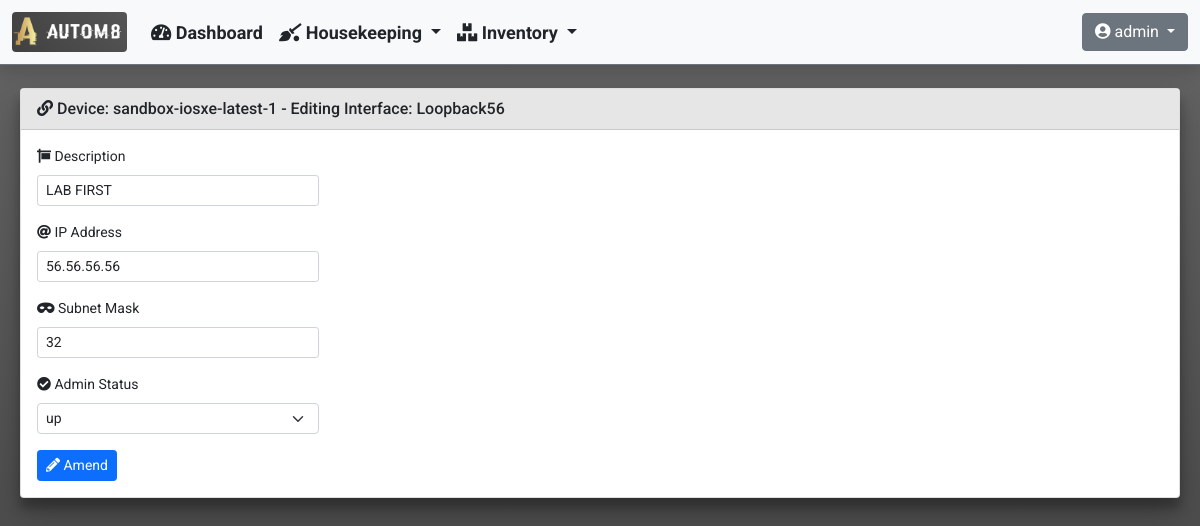
Screenshot of /inventory/device_interface_edit/Loopback56/ (signed in) with the database file from the repository.
### inventory/models.py (models this page shows)
class DeviceInterfaces(models.Model):
    device_id = models.ForeignKey(Device, null=True, on_delete=models.CASCADE)
    name = models.CharField(blank=True, null=True, max_length=255)
    interface_type = models.CharField(blank=True, null=True, max_length=255)
    description = models.CharField(blank=True, null=True, max_length=255)
    ipv4_address = models.GenericIPAddressField(
        blank=True, null=True, max_length=12)
    ipv4_subnet_mask = models.CharField(blank=True, null=True, max_length=12)
    admin_status = models.CharField(blank=True, null=True, max_length=255)
    oper_status = models.CharField(blank=True, null=True, max_length=255)
    phys_address = models.CharField(blank=True, null=True, max_length=255)

### inventory/views.py (the view, shortened to what this page needs)
def device_interface_edit(request, interface_name):
    interface = DeviceInterfaces.objects.get(name=interface_name)
    context = {
        'title': 'Device - Edit Interface',
        'card_header': f'Device: {interface.device_id.hostname} - Editing Interface: {interface.name}'
    }
    if request.method == 'GET':
        form = InterfaceEditForm(instance=interface)
        context['form'] = form
        return render(request, 'inventory/device_interface_edit.html', context)
    return render(request, 'inventory/device_interface_edit.html', context)

### inventory/forms.py
class InterfaceEditForm(forms.ModelForm):
    class Meta:
        model = DeviceInterfaces
        fields = (
            'description',
            'ipv4_address',
            'ipv4_subnet_mask',
            'admin_status'
        )
        labels = {
            'description': mark_safe('<i class="fas fa-sign"></i> Description'),
            'ipv4_address': mark_safe('<i class="fas fa-at"></i> IP Address'),
            'ipv4_subnet_mask': mark_safe('<i class="fas fa-mask"></i> Subnet Mask'),
            'admin_status': mark_safe('<i class="fas fa-check-circle"></i> Admin Status')
        }
        widgets = {
            'description': forms.TextInput(attrs={'class': 'form-control form-control-sm'}),
            'ipv4_address': forms.TextInput(attrs={'class': 'form-control form-control-sm'}),
            'ipv4_subnet_mask': forms.TextInput(attrs={'class': 'form-control form-control-sm'}),
            'admin_status': forms.Select(attrs={'class': 'form-control form-select-sm'}, choices=INTERFACE_STATES)
        }

### templates/inventory/device_interface_edit.html (shortened to what this page needs)
{% extends "base_template/base.html"%}
{% load crispy_forms_tags %}
{% block content %}
<form method="POST">
    <div class="col-md-3">
        {{ form|crispy }}
    </div>
    <button type="submit" class="btn btn-sm btn-primary">
        <i class="fas fa-pencil-alt"></i>
        Amend
    </button>
</form>
{% endblock %}

### templates/navbar/navbar.html (shortened to what this page needs)
{% load static %}
{% if user.is_authenticated %}
<nav class="navbar navbar-expand-md navbar-light bg-light fixed-top border-bottom border-secondary shadow">
  <div class="container-fluid">
    <a class="navbar-brand" href="#">
      <img class="rounded" src="{% static 'images/logos/portal_logo.png' %}" width="115" height="40">
    </a>
    <div class="collapse navbar-collapse" id="navbarCollapse">
      <ul class="navbar-nav me-auto mb-2 mb-md-0">
        <li class="nav-item">
          <a class="nav-link text-dark" href="{% url 'dashboard:dashboard' %}" onclick="spinner_toggle_on()">
            <i class="fas fa-tachometer-alt"></i>
            Dashboard
          </a>
        </li>
        <li class="nav-item dropdown">
          <a class="nav-link dropdown-toggle text-dark" href="#" id="HousekeepingDropdown" role="button" data-bs-toggle="dropdown" aria-expanded="false">
            <i class="fas fa-quidditch"></i>
            Housekeeping
          </a>
        </li>
        <li class="nav-item dropdown">
          <a class="nav-link dropdown-toggle text-dark" href="#" id="InventoryDropdown" role="button" data-bs-toggle="dropdown" aria-expanded="false">
            <i class="fas fa-boxes"></i>
            Inventory
          </a>
        </li>
      </ul>
      <div class="dropdown">
        <a class="btn btn-md btn-secondary dropdown-toggle" href="#" role="button" id="UserProfileDropdown" data-bs-toggle="dropdown" aria-expanded="false">
          <i class="fas fa-user-circle"></i>
          {{ user.username }}
        </a>
      </div>
    </div>
  </div>
</nav>
{% endif %}

### static/css/custom.css (style rules this page uses)
nav { font-family: 'Roboto', sans-serif; font-weight: 700; font-size: 18px; height: 65px; top: 0; }
body { font-family: 'Roboto', sans-serif; font-weight: 400; font-size: 14px; overflow-y: scroll; min-height: 70rem; padding-top: 5rem; height: 100%; background: linear-gradient(to top, #e6e6e6, #4b4b4b, #656565) }

### rows the page displays
DeviceInterfaces: description "LAB FIRST", ipv4_address "56.56.56.56", ipv4_subnet_mask "32", admin_status "up"

### other values shown
{{ user.username }} "admin"
{{ card_header }} "Device: sandbox-iosxe-latest-1 - Editing Interface: Loopback56"
